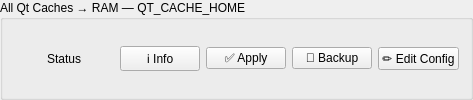
                     <widget class="QGroupBox" name="kdeQtCacheRamGroupBox">
                      <property name="title">
                       <string>All Qt Caches → RAM — QT_CACHE_HOME</string>
                      </property>
                      <layout class="QHBoxLayout" name="kdeQtCacheRamLayout">
                       <item>
                        <widget class="QLabel" name="kdeQtCacheRamStatusLabel">
                         <property name="minimumSize">
                          <size>
                           <width>100</width>
                           <height>0</height>
                          </size>
                         </property>
                         <property name="maximumSize">
                          <size>
                           <width>100</width>
                           <height>16777215</height>
                          </size>
                         </property>
                         <property name="text">
                          <string>Status</string>
                         </property>
                         <property name="alignment">
                          <set>Qt::AlignCenter</set>
                         </property>
                        </widget>
                       </item>
                       <item>
                        <widget class="QPushButton" name="kdeQtCacheRamToggle">
                         <property name="text">
                          <string>ℹ️ Info</string>
                         </property>
                        </widget>
                       </item>
                       <item>
                        <widget class="QPushButton" name="kdeQtCacheRamApplyButton">
                         <property name="text">
                          <string>✅ Apply</string>
                         </property>
                        </widget>
                       </item>
                       <item>
                        <widget class="QPushButton" name="kdeQtCacheRamBackupButton">
                         <property name="text">
                          <string>💾 Backup</string>
                         </property>
                        </widget>
                       </item>
                       <item>
                        <widget class="QPushButton" name="kdeQtCacheRamConfigButton">
                         <property name="text">
                          <string>✏️ Edit Config</string>
                         </property>
                        </widget>
                       </item>
                      </layout>
                     </widget>
